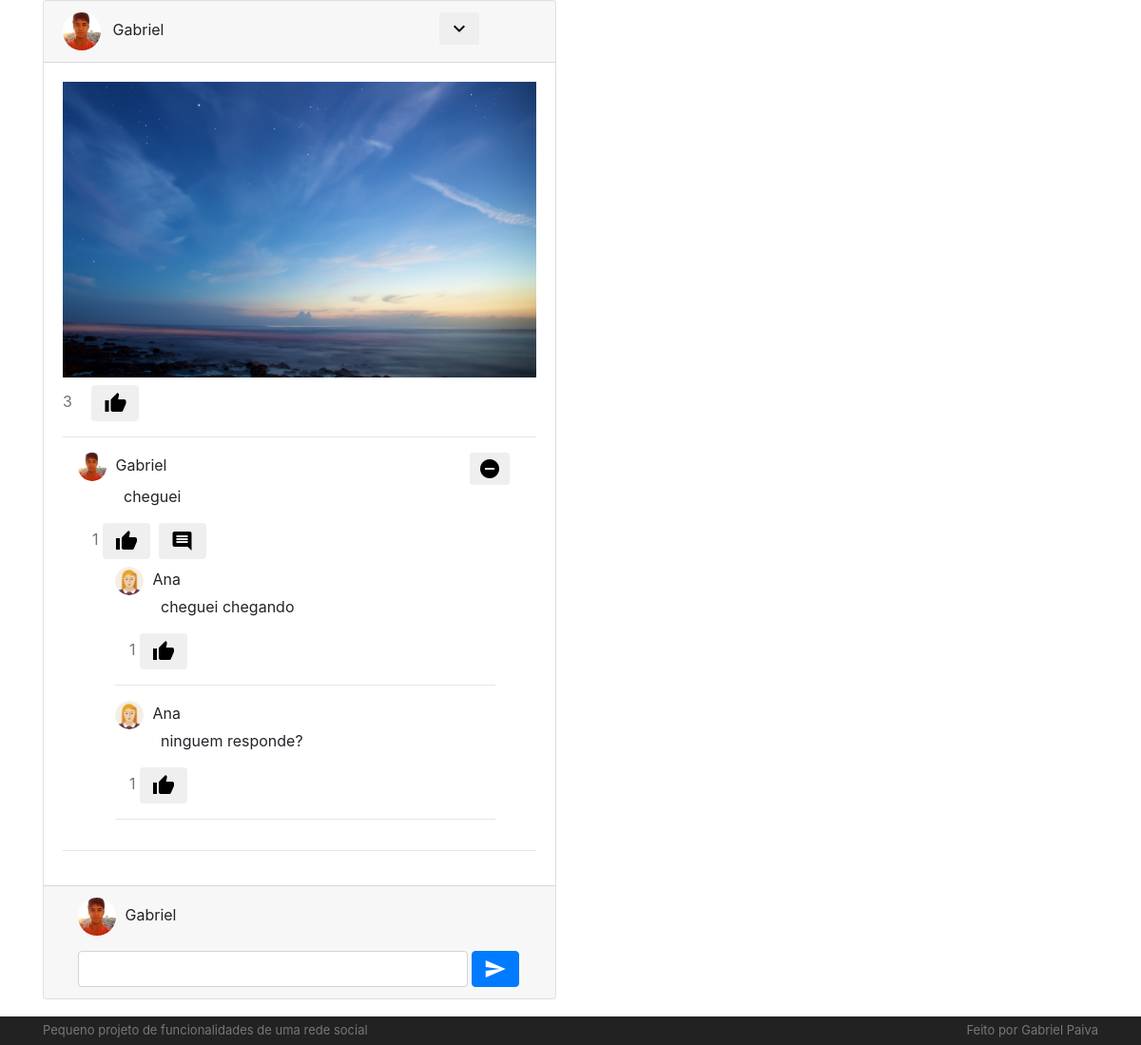
The app's page /view/index.php with its own data.
### tables this page shows
CREATE TABLE `publicacao` (
  `id` int(11) NOT NULL,
  `id_autor` int(10) UNSIGNED NOT NULL,
  `text` varchar(200) NOT NULL,
  `likes` int(11) NOT NULL DEFAULT '0',
  `dislikes` int(11) NOT NULL DEFAULT '0',
  `created_at` timestamp NOT NULL DEFAULT CURRENT_TIMESTAMP,
  `updated_at` timestamp NOT NULL DEFAULT CURRENT_TIMESTAMP
);

CREATE TABLE `comentarios` (
  `id` int(11) NOT NULL,
  `texto` varchar(200) NOT NULL,
  `likes` int(11) NOT NULL DEFAULT '0',
  `dislikes` int(11) NOT NULL DEFAULT '0',
  `id_autor` int(10) UNSIGNED NOT NULL,
  `id_comentario` int(10) UNSIGNED NOT NULL DEFAULT '0',
  `id_publicacao` int(11) NOT NULL
);

CREATE TABLE `usuario` (
  `id` int(11) NOT NULL,
  `nome` varchar(40) NOT NULL,
  `img` varchar(200) NOT NULL
);

### control/HomeController.php (the view, shortened to what this page needs)
<?php
function getAllComments(){
    require 'db-connect.php';
    $all = $pdo->query("SELECT comentarios.*, usuario.id as 'user_id', usuario.nome, usuario.img FROM comentarios INNER JOIN usuario ON usuario.id = comentarios.id_autor WHERE id_publicacao = 1 AND id_comentario = 0");
    $respostas = $pdo->query("SELECT comentarios.*, usuario.id as 'user_id', usuario.nome, usuario.img FROM comentarios INNER JOIN usuario ON usuario.id = comentarios.id_autor WHERE id_publicacao = 1 AND id_comentario > 0");
    $user_id = $_SESSION['user_id'];
    if($all->rowCount() > 0){
        foreach($all as $comment){
            echo '
            <div class="row">
                <div class="col-md-11 comment ml-3">
                    <img src="'.$comment['img'].'" class="avatar width-30">
                    '.$comment['nome'].'
                    ';
                        if($comment['id_autor'] == $user_id)
                        echo '
                        <button type="button" onclick="deleteComment(this)" class="btn btn-sm deleteComment float-right" data-id="'.$comment['id'].'" data-toggle="tooltip" data-placement="top" title="Excluir comentário"><i class="material-icons">remove_circle</i>
                        </button>';
                    echo '
                    <div class="input-group ml-5">
                        <p>'.$comment['texto'].'</p>
                    </div>
                    <div class="col-md-12">
                        <span class="num-likes text-muted">'.$comment['likes'].'</span>
                        <button type="button" onclick="like(this)" class="btn mr-1 like" data-id="'.$comment['id'].'"><i class="material-icons">thumb_up</i></button>
                        <button type="button" class="btn responder" onclick="answer(this)" data-id-responder="'.$comment['id'].'" data-toggle="tooltip" data-placement="top" title="Responder"><i class="material-icons">insert_comment</i></button>
                        <div class="div-respostas ml-4" data-id-resposta="'.$comment['id'].'">';
                            foreach($respostas as $resp){
                                if($resp['id_comentario'] == $comment['id']){
                                    echo '
                                    <div class="row mt-2">
                                        <div class="col-md-11 comment">
                                            <img src="'.$resp['img'].'" class="avatar width-30">
                                            '.$resp['nome'].'
                                            ';
                                            echo '
                                            <div class="input-group ml-5">
                                                <p>'.$resp['texto'].'</p>
                                            </div>
                                            <div class="col-md-12">
                                                <span class="num-likes text-muted">'.$resp['likes'].'</span>
                                                <button type="button" onclick="like(this)" class="btn mr-1 like" data-id="'.$resp['id'].'"><i class="material-icons">thumb_up</i></button>
                                            </div>
                                        </div>
                                    </div><hr/>';
                                }
                            }
                        echo '
                        </div>
                    </div>
                </div>
            </div><hr/>';
        }
    }else{
        echo '<center>Seja o primeiro a comentar!</center>';
    }
}
function getLikesPublicacao(){
    require 'db-connect.php';
    $query = $pdo->query("SELECT id, likes FROM publicacao WHERE id = 1");
    foreach($query as $q){
        $like = $q['likes'];
        $id = $q['id'];
    }
    echo '
    <span class="text-muted">'.$like.'</span>
    <button type="button" class="btn btn-default ml-3" onclick="likePub(this)" data-id-pub="'.$id.'">
            <i class="material-icons md-18">thumb_up</i>
    </button>';
}
?>

### view/index.php (shortened to what this page needs)
<?php require '../control/HomeController.php'; ?>
<html>
<head>
    <link href="../assets/css/bootstrap.css" type="text/css" rel="stylesheet"/>
</head>
<body>
    <div class="container mb-5">
        <div class="row">
            <div class="col-md-6">
                <div class="card">
                    <div class="card-header">
                        <div class="row">
                            <div class="col-md-9">
                                <img src="<?php echo $_SESSION['user_img']; ?>" class="avatar mr-2">
                                <label class="mt-1"><?php echo $_SESSION['user_name']; ?></label>
                            </div>
                            <div class="col-md-3">
                                <div class="btn-group">
                                    <button class="btn btn-sm" type="button" data-toggle="dropdown" aria-haspopup="true" aria-expanded="false">
                                        <i class="material-icons">keyboard_arrow_down</i>
                                    </button>
                                </div>
                            </div>
                        </div>
                    </div>
                    <div class="card-body">
                        <div id="pub">
                            <div class="row mb-2">
                                <div class="col-md-12">
                                    <img src="../assets/img/foto.jpg" class="width-100p">
                                </div>
                            </div>
                            <div class="row">
                                <div class="col-md-12" id="likesPub">
                                    <?php getLikesPublicacao(); ?>
                                </div>
                            </div>
                            <hr/>
                        </div>
                        <div id="comments">
                            <?php getAllComments(); ?>
                        </div>
                    </div>
                    <div class="card-footer">
                        <div class="row">
                            <div class="col-md-12">
                                <div class="comment mb-3 ml-3">
                                    <img src="<?php echo $_SESSION['user_img']; ?>" class="avatar">
                                    <?php echo $_SESSION['user_name']; ?>
                                    <form method="POST" id="formAdd">
                                        <div class="form-group form-group-sm">
                                            <input type="text" name="comment" class="form-control comment-input float-left mr-1">
                                            <button type="button" id="add" class="btn btn-primary float-left"><i class="material-icons md-18">send</i></button>
                                        </div>
                                    </form>
                                </div>
                            </div>
                        </div>
                    </div>
                </div>
            </div>
        </div>
    </div>
    <div id="footer">
        <div class="container">
            <p class="float-left">Pequeno projeto de funcionalidades de uma rede social</p>
            <p class="float-right">Feito por Gabriel Paiva</p>
        </div>
    </div>
</body>
</html>

### view/index.php (style rules this page uses)
.comment-input { width: 85%; }
.avatar { width: 40px; height: 40px; border-radius: 50%; margin-right: 5px; }
.width-30 { width: 30px; height: 30px; }
.width-100p { width: 100%; }
#footer { position:fixed; bottom:0px; background-color: #222222; color: #777; width: 100%; height: 30px; }
#footer p { font-size: 13px; margin-top: 5px; }

### records on screen
publicacao: likes "3"
comentarios: usuario.img (picture), usuario.nome "Gabriel", texto "cheguei", likes "1"
comentarios: usuario.img (picture), usuario.nome "Ana", texto "cheguei chegando", likes "1"
comentarios: usuario.img (picture), usuario.nome "Ana", texto "ninguem responde?", likes "1"

### other values on screen
$_SESSION['user_name'] "Gabriel"
